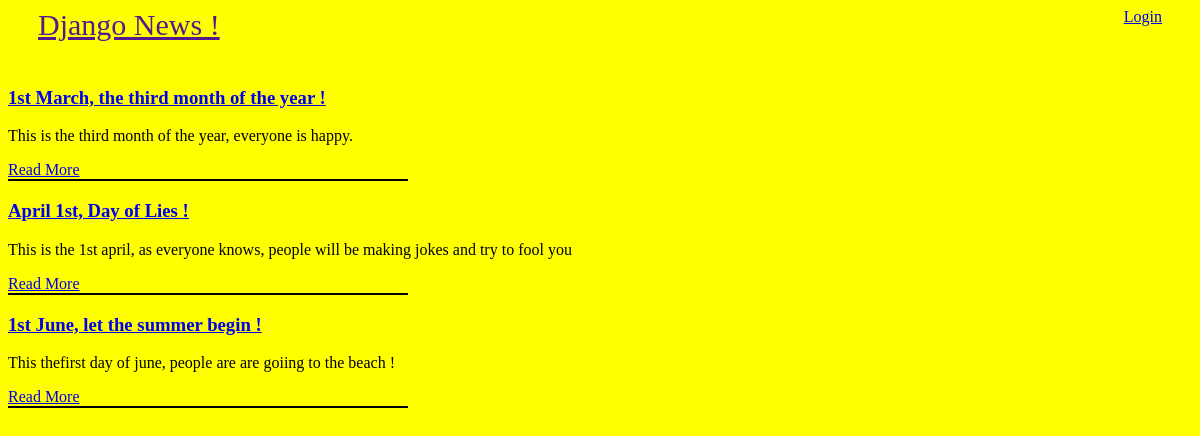
Page /topics/ on the committed database.
### topics/models.py (models this page shows, shortened)
class Topic(models.Model):
    published_at = models.DateTimeField(blank=False, null=False)
    title = models.CharField(blank=False, null=False, max_length=100)
    slug = models.CharField(blank=False, null=False, max_length=100)
    content = models.TextField(blank=False, null=False)
    class Meta:
        db_table = 'topics'
        ordering = ['published_at']

### topics/views.py (the view, shortened to what this page needs)
# urls.py: path('', views.list_topics, name='list_topics'),
def list_topics(request):
    topics = Topic.objects.all()
    return render(request, 'topics/list.html', {'topics': topics})

### djangonews/templates/topics/list.html (shortened to what this page needs)
{% extends 'base.html' %}
{% block content %}
{% for t in topics %}
    <div class="topic-block">
        <article>
            <h3><a href="{% url 'detail_topic' slug=t.slug %}">{{ t.title }}</a></h3>
            <p> {{ t.content }}</p>
            <div>
                <a href="{% url 'detail_topic' slug=t.slug %}">Read More</a>
            </div>
        </article>
        <span class="line"></span>
    </div>
{% endfor %}
{% endblock %}

### topics/static/topics/styles/main.css (style rules this page uses)
body { background-color: yellow; }
.topic-block .line { display: block; width: 400px; height: 2px; background-color: black; }

### rows in the picture
Topic: title "1st March, the third month of the year !", content "This is the third month of the year, everyone is happy."
Topic: title "April 1st, Day of Lies !", content "This is the 1st april, as everyone knows, people will be making jokes and try to fool you"
Topic: title "1st June, let the summer begin !", content "This thefirst day of june, people are are goiing to the beach !"
